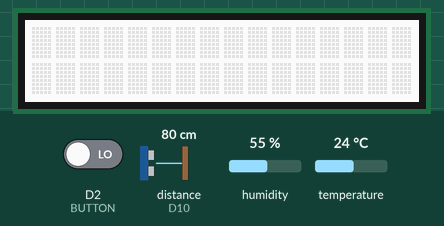
A sketch run on a simulated Arduino MKR. Parts: 16×2 character LCD. The test bench sets the inputs (shaded band); at power-on: D2 (BUTTON) LOW, humidity 55 %, temperature 24 °C, distance to the obstacle (sensor on D10) 80 cm. The echo pulse lasts 58.3 µs per cm; WiFi joins after 1.5 s; servers stay silent unless stated; what the sketch prints to the serial monitor is not drawn.

Above: at 2.7 s.
2.8 s: D2 (BUTTON) driven HIGH
At 12.4 s:
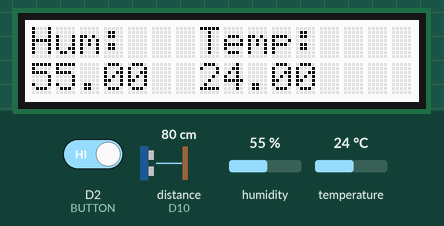
15.0 s: humidity set to 22 %
At 20.2 s:
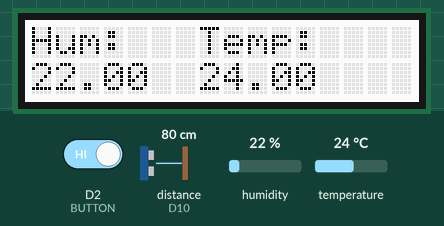
25.7 s: temperature set to 12 °C
At 28.1 s:
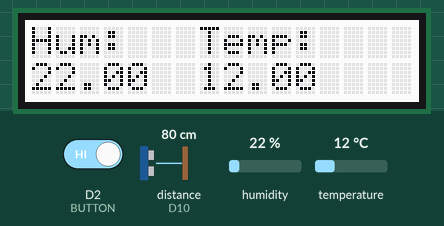
44.3 s: humidity set to 40 %
At 51.7 s:
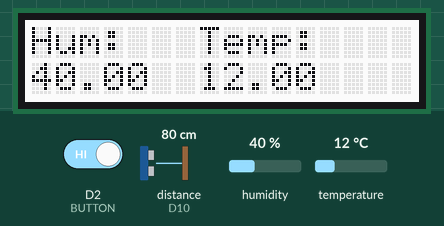
56.5 s: temperature set to 19 °C
At 59.6 s:
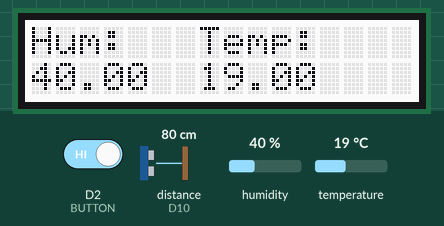
Timing chart, 0 to 61.1 s (numbered marks = the images above; inputs shaded):
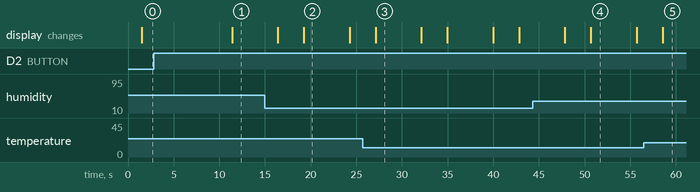

The sketch:

arduino_thingspeak.ino
```cpp
#include <dht11.h>
dht11 DHT;
#define DHT11_PIN 4
int BUTTON = 2;
int val;
int d;

int triggerPort = 9;
int echoPort = 10;

#include <Wire.h>
#include "rgb_lcd.h"
rgb_lcd lcd;

#include "ThingSpeak.h"

#include <SPI.h>
#include <WiFi101.h>
#include "arduino_secrets.h"

IPAddress ip(149, 132, 182, 63);
IPAddress subnet(255, 255, 255, 0);
IPAddress dns(149, 132, 2, 3);
IPAddress gateway(149, 132, 182, 1);

WiFiClient client;
// WiFiServer server(80);

char ssid[] = SECRET_SSID;        // your network SSID (name)
char pass[] = SECRET_PASS;
int keyIndex = 0;                 // your network key Index number (needed only for WEP)
int status = WL_IDLE_STATUS;

// THINGSPEAK
unsigned long myChannelNumber = 752647;
const char * myWriteAPIKey = "WXQO8FW29QO5RRD9";

void setup(){
  Serial.begin(9600);
  WiFi.begin(ssid,pass);
  lcd.begin(16, 2);
  pinMode(BUTTON, INPUT);
  ThingSpeak.begin(client);
  //impostazione dei pin
  pinMode(triggerPort, OUTPUT);
  pinMode(echoPort, INPUT);
}

void loop(){
  val = digitalRead(BUTTON);
  delay(2000);
  WiFi.config(ip, dns, gateway, subnet);
  if (WiFi.status() != WL_CONNECTED) {
    Serial.print("Attempting to connect to SSID: ");
    Serial.println(SECRET_SSID);

    while (WiFi.status() != WL_CONNECTED) {
      WiFi.begin(ssid, pass); // Connect to WPA/WPA2 network. Change this line if using open or WEP network
      Serial.println(".");
      delay(10000);
    }
    Serial.println("\nConnected");
    // you're connected now, so print out the status:
    printWifiStatus();
  }
  if(val == HIGH){
    int chk;
    chk = DHT.read(DHT11_PIN);
    delay(500);// READ DATA
    // set the cursor to column 0, line 1
    // (note: line 1 is the second row, since counting begins with 0):
    // read humidity
    float h = DHT.humidity;
    //read temperature
    Serial.print(h);
    float f = DHT.temperature;
    if (isnan(h) || isnan(f)) {
      lcd.setCursor(0,0);
      lcd.print("ERROR");
      return;
    }
    d = distanza();
    if(d > 40){
      Serial.print(">40");
    }else{
      Serial.print("<=40");
    }
    ThingSpeak.setField(1,f);
    ThingSpeak.setField(2,h);
    ThingSpeak.setField(3,d);
    ThingSpeak.writeFields(myChannelNumber, myWriteAPIKey);

    Serial.print("Humidity: ");
    Serial.print(h);
    Serial.print(" %\t ");
    Serial.print("Temperature: ");
    Serial.print(f);

    lcd.setCursor(0,0);
    lcd.print("Hum:");
    lcd.setCursor(7,0);
    lcd.print("Temp:");
    lcd.setCursor(0,1);
    lcd.print(h);
    lcd.setCursor(7,1);
    lcd.print(f);
 }
  //DELAY THINGSPEAK
  //delay(20000);
 delay(5000);
 lcd.clear();

}


String getWiFiStatus() {
  IPAddress ip = WiFi.localIP();
  String ipaddress = String(ip[0]) + String(".") + \
                     String(ip[1]) + String(".") + \
                     String(ip[2]) + String(".") + \
                     String(ip[3]) ;

  //String netInfo = WiFi.SSID();
  //netInfo = netInfo + " IP " + ipaddress;
  String netInfo = " IP " + ipaddress;
  return netInfo;


}

void printWifiStatus() {

  Serial.print("SSID: ");
  Serial.println(WiFi.SSID());

  IPAddress ip = WiFi.localIP();
  Serial.print("IP Address: ");
  Serial.println(ip);

  // print the received signal strength:
  long rssi = WiFi.RSSI();
  Serial.print("signal strength (RSSI):");
  Serial.print(rssi);
  Serial.println(" dBm");
}

long distanza() // programmazione sensore sfr-05
{
  //porta bassa l'uscita del trigger
  digitalWrite( triggerPort, LOW);
  delayMicroseconds(2);
  //invia un impulso di 10microsec su trigger
  digitalWrite(triggerPort, HIGH);
  delayMicroseconds(10);
  digitalWrite(triggerPort,LOW);
  // prende in ingresso il segnale nella porta echo e tramite un calcolo trova distanza (r)
  long duration = pulseIn( echoPort, HIGH);
  long r = 0.034 * duration / 2;
  return r;
}
```

arduino_secrets.h
```cpp
#define SECRET_SSID "IoTLabThingsU14"
#define SECRET_PASS "L@b%I0T*Ui4!P@sS**0%Less"
#define MYSQL_USER "root"
#define SECRET_MYSQL_PASS "laboratorioIoT19"
```

Measured:
- after the input at 2.8 s, the display: changes after 8.6 s (image 1)
- after the input at 15.0 s, the display: first differs from a run without the input after 4.3 s (image 2)
- after the input at 25.7 s, the display: changes after 1.4 s (image 3)
- after the input at 44.3 s, the display: first differs from a run without the input after 6.4 s (image 4)
- after the input at 56.5 s, the display: changes after 2.0 s (image 5)
- what the display in image 2 shows lasts 5.0 s, from 19.3 s to 24.3 s
